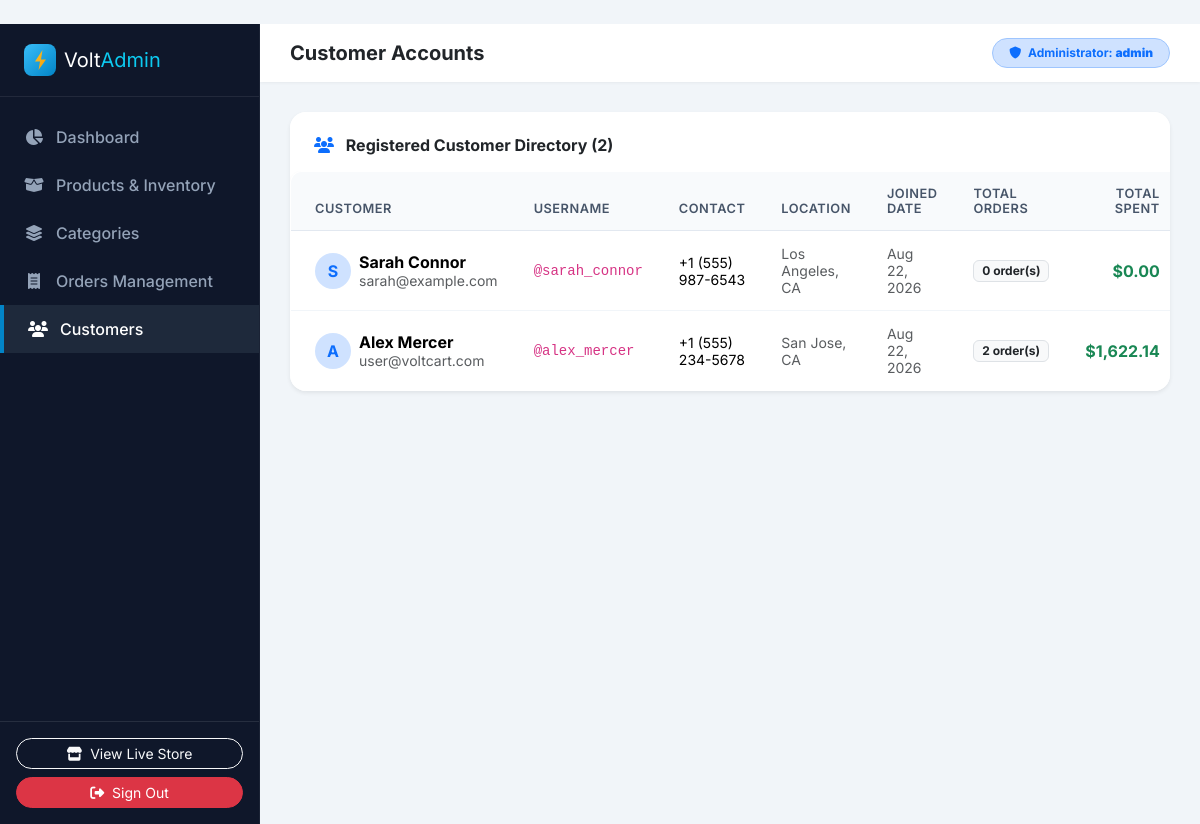
The page /admin/customers (signed in) on the database its author committed.
### models.py (models this page shows, shortened)
class User(UserMixin, db.Model):
    __tablename__ = 'users'
    id = db.Column(db.Integer, primary_key=True)
    username = db.Column(db.String(80), unique=True, nullable=False, index=True)
    email = db.Column(db.String(120), unique=True, nullable=False, index=True)
    password_hash = db.Column(db.String(255), nullable=False)
    full_name = db.Column(db.String(120), nullable=True)
    phone = db.Column(db.String(30), nullable=True)
    address = db.Column(db.String(255), nullable=True)
    city = db.Column(db.String(100), nullable=True)
    state = db.Column(db.String(100), nullable=True)
    postal_code = db.Column(db.String(20), nullable=True)
    is_admin = db.Column(db.Boolean, default=False, nullable=False)
    created_at = db.Column(db.DateTime, default=datetime.utcnow)
    updated_at = db.Column(db.DateTime, default=datetime.utcnow, onupdate=datetime.utcnow)
    orders = db.relationship('Order', backref='user', lazy=True)
    reviews = db.relationship('Review', backref='user', lazy=True)
    wishlist_items = db.relationship('WishlistItem', backref='user', lazy=True, cascade='all, delete-orphan')
    cart_items = db.relationship('CartItem', backref='user', lazy=True, cascade='all, delete-orphan')

### app.py (the view)
@app.route('/admin/customers')
@admin_required
def admin_customers():
    customers = User.query.filter_by(is_admin=False).order_by(User.created_at.desc()).all()
    return render_template('admin/customers.html', customers=customers)

### app.py (called while the page is built)
@login_manager.user_loader
def load_user(user_id):
    return db.session.get(User, int(user_id))

@app.template_filter('currency')
def currency_filter(value):
    return format_currency(value)

@app.context_processor
def inject_global_context():
    categories = Category.query.order_by(Category.name.asc()).all()
    guest_id = session.get('guest_session_id')
    coupon_code = session.get('applied_coupon')
    cart_data = get_cart_items_and_totals(
        user=current_user if current_user.is_authenticated else None,
        session_id=guest_id,
        coupon_code=coupon_code
    )
    wishlist_count = 0
    if current_user.is_authenticated:
        wishlist_count = WishlistItem.query.filter_by(user_id=current_user.id).count()
    return {
        'nav_categories': categories,
        'global_cart_count': cart_data['item_count'],
        'global_cart_total': cart_data['total_amount'],
        'global_cart_subtotal': cart_data['subtotal'],
        'global_wishlist_count': wishlist_count,
        'config': Config,
        'current_year': datetime.utcnow().year
    }

### utils.py (called while the page is built)
def admin_required(f):
    @wraps(f)
    def decorated_function(*args, **kwargs):
        if not current_user.is_authenticated or not current_user.is_admin:
            flash('Access denied. Administrator privileges are required.', 'danger')
            return redirect(url_for('login', next=request.url))
        return f(*args, **kwargs)
    return decorated_function

def format_currency(value):
    try:
        val = float(value)
        return f"${val:,.2f}"
    except (ValueError, TypeError):
        return "$0.00"

### templates/admin/customers.html (shortened to what this page needs)
﻿{% extends 'admin/base_admin.html' %}
{% block page_title %}Customer Accounts{% endblock %}
{% block content %}
<div class="card border-0 shadow-sm rounded-4 overflow-hidden bg-white mb-4">
  <div class="card-header bg-white border-0 pt-4 px-4 pb-3">
    <h6 class="fw-bold m-0"><i class="fa-solid fa-users text-primary me-2"></i> Registered Customer Directory ({{ customers|length }})</h6>
  </div>
  <div class="table-responsive">
    <table class="table table-hover align-middle m-0 admin-table">
      <thead>
        <tr>
          <th class="ps-4">Customer</th>
          <th>Username</th>
          <th>Contact</th>
          <th>Location</th>
          <th>Joined Date</th>
          <th>Total Orders</th>
          <th class="text-end pe-4">Total Spent</th>
        </tr>
      </thead>
      <tbody>
        {% for cust in customers %}
        <tr>
          <td class="ps-4">
            <div class="d-flex align-items-center gap-2">
              <div class="width-36 height-36 bg-primary-subtle text-primary rounded-circle d-flex align-items-center justify-content-center fw-bold" style="width:36px;height:36px;">
                {{ (cust.full_name or cust.username)[0]|upper }}
              </div>
              <div>
                <div class="fw-bold">{{ cust.full_name or 'N/A' }}</div>
                <small class="text-muted">{{ cust.email }}</small>
              </div>
            </div>
          </td>
          <td><code>@{{ cust.username }}</code></td>
          <td class="small">{{ cust.phone or 'No phone' }}</td>
          <td class="small text-muted">{{ cust.city or '' }}{% if cust.city and cust.state %}, {% endif %}{{ cust.state or 'Not specified' }}</td>
          <td class="small text-muted">{{ cust.created_at.strftime('%b %d, %Y') }}</td>
          <td>
            <span class="badge bg-light text-dark border">{{ cust.orders|length }} order(s)</span>
          </td>
          <td class="text-end pe-4 fw-bold text-success">
            {{ cust.orders|sum(attribute='total_amount')|currency }}
          </td>
        </tr>
        {% endfor %}
      </tbody>
    </table>
  </div>
</div>
{% endblock %}

### templates/admin/base_admin.html (shortened to what this page needs)
﻿<!DOCTYPE html>
<html lang="en">
<head>
  <link href="https://cdn.jsdelivr.net/npm/bootstrap@5.3.3/dist/css/bootstrap.min.css" rel="stylesheet">
  <link href="https://cdnjs.cloudflare.com/ajax/libs/font-awesome/6.5.1/css/all.min.css" rel="stylesheet">
  <link rel="stylesheet" href="{{ url_for('static', filename='css/admin.css') }}">
</head>
<body class="admin-body">
  <div class="admin-wrapper">
    <aside class="admin-sidebar">
      <div class="brand-box d-flex align-items-center gap-2">
        <img src="{{ url_for('static', filename='images/favicon.svg') }}" width="32" height="32" alt="VoltCart Logo">
        <span class="fs-5 fw-black text-white">Volt<span class="text-info">Admin</span></span>
      </div>
      <nav class="nav flex-column py-3 flex-grow-1">
        <a class="nav-link {% if request.endpoint == 'admin_dashboard' %}active{% endif %}" href="{{ url_for('admin_dashboard') }}">
          <i class="fa-solid fa-chart-pie"></i> Dashboard
        </a>
        <a class="nav-link {% if request.endpoint in ['admin_products', 'admin_product_add', 'admin_product_edit'] %}active{% endif %}" href="{{ url_for('admin_products') }}">
          <i class="fa-solid fa-box-open"></i> Products & Inventory
        </a>
        <a class="nav-link {% if request.endpoint in ['admin_categories', 'admin_category_add', 'admin_category_edit'] %}active{% endif %}" href="{{ url_for('admin_categories') }}">
          <i class="fa-solid fa-layer-group"></i> Categories
        </a>
        <a class="nav-link {% if request.endpoint in ['admin_orders', 'admin_order_detail'] %}active{% endif %}" href="{{ url_for('admin_orders') }}">
          <i class="fa-solid fa-receipt"></i> Orders Management
        </a>
        <a class="nav-link {% if request.endpoint == 'admin_customers' %}active{% endif %}" href="{{ url_for('admin_customers') }}">
          <i class="fa-solid fa-users"></i> Customers
        </a>
      </nav>
      <div class="p-3 border-top border-secondary border-opacity-25">
        <a href="{{ url_for('index') }}" class="btn btn-outline-light btn-sm w-100 rounded-pill mb-2">
          <i class="fa-solid fa-store me-1"></i> View Live Store
        </a>
        <a href="{{ url_for('logout') }}" class="btn btn-danger btn-sm w-100 rounded-pill">
          <i class="fa-solid fa-right-from-bracket me-1"></i> Sign Out
        </a>
      </div>
    </aside>
    <div class="admin-content">
      <header class="admin-topbar">
        <div class="d-flex align-items-center gap-3">
          <h5 class="fw-bold m-0 text-dark">{% block page_title %}Overview{% endblock %}</h5>
        </div>
        <div class="d-flex align-items-center gap-3">
          <span class="badge bg-primary-subtle text-primary border border-primary-subtle px-3 py-2 rounded-pill">
            <i class="fa-solid fa-shield me-1"></i> Administrator: <strong>{{ current_user.username }}</strong>
          </span>
        </div>
      </header>
      <main class="admin-main">
        {% block content %}{% endblock %}
      </main>
    </div>
  </div>
</body>
</html>

### static/css/admin.css (style rules this page uses)
body.admin-body { background-color: var(--admin-bg); font-family: 'Inter', system-ui, sans-serif; color: #1e293b; }
.admin-wrapper { display: flex; min-height: 100vh; }
.admin-sidebar { width: var(--admin-sidebar-w); background-color: var(--admin-nav); color: #94a3b8; flex-shrink: 0; display: flex; flex-direction: column; border-right: 1px solid rgba(255,255,255,0.05); }
.admin-sidebar .brand-box { padding: 20px 24px; border-bottom: 1px solid rgba(255,255,255,0.08); }
.admin-sidebar .nav-link { color: #94a3b8; padding: 12px 24px; display: flex; align-items: center; gap: 12px; font-weight: 500; border-radius: 0; transition: all 0.2s ease; }
.admin-sidebar .nav-link:hover, .admin-sidebar .nav-link.active { color: #ffffff; background-color: #1e293b; border-left: 4px solid #0284c7; }
.admin-sidebar .nav-link i { width: 20px; text-align: center; }
.admin-content { flex-grow: 1; display: flex; flex-direction: column; overflow-x: hidden; }
.admin-topbar { background: white; padding: 14px 30px; box-shadow: 0 1px 3px rgba(0,0,0,0.05); display: flex; align-items: center; justify-content: space-between; }
.admin-main { padding: 30px; flex-grow: 1; }
.admin-table { background: white; border-radius: 12px; box-shadow: 0 1px 3px rgba(0,0,0,0.05); overflow: hidden; border: 1px solid #e2e8f0; }
.admin-table thead th { background-color: #f8fafc; color: #475569; font-weight: 600; font-size: 0.8rem; text-transform: uppercase; letter-spacing: 0.5px; border-bottom: 1px solid #e2e8f0; padding: 14px 18px; }
.admin-table tbody td { padding: 14px 18px; vertical-align: middle; border-bottom: 1px solid #f1f5f9; }

### rows shown on the page
User: username "admin"
User: full_name "S", full_name "Sarah Connor", email "sarah@example.com", username "sarah_connor", phone "+1 (555) 987-6543", city "Los Angeles", state "CA", created_at "Aug 22, 2026", orders|length "0", orders|sum "$0.00"
User: full_name "A", full_name "Alex Mercer", email "user@voltcart.com", username "alex_mercer", phone "+1 (555) 234-5678", city "San Jose", state "CA", created_at "Aug 22, 2026", orders|length "2", orders|sum "$1,622.14"

### other values the page prints
{{ customers|length }} "2"
